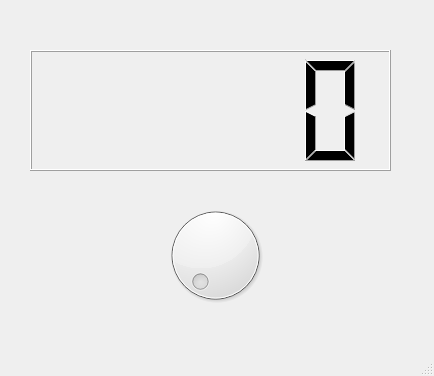
<?xml version="1.0" encoding="UTF-8"?>
<ui version="4.0">
 <class>MainWindow</class>
 <widget class="QMainWindow" name="MainWindow">
  <property name="geometry">
   <rect>
    <x>0</x>
    <y>0</y>
    <width>434</width>
    <height>376</height>
   </rect>
  </property>
  <property name="windowTitle">
   <string>MainWindow</string>
  </property>
  <widget class="QWidget" name="centralwidget">
   <widget class="QLCDNumber" name="lcdNumber">
    <property name="geometry">
     <rect>
      <x>30</x>
      <y>50</y>
      <width>361</width>
      <height>121</height>
     </rect>
    </property>
   </widget>
   <widget class="QDial" name="dial">
    <property name="geometry">
     <rect>
      <x>140</x>
      <y>200</y>
      <width>151</width>
      <height>111</height>
     </rect>
    </property>
   </widget>
  </widget>
  <widget class="QMenuBar" name="menubar">
   <property name="geometry">
    <rect>
     <x>0</x>
     <y>0</y>
     <width>434</width>
     <height>28</height>
    </rect>
   </property>
  </widget>
  <widget class="QStatusBar" name="statusbar"/>
 </widget>
 <resources/>
 <connections>
  <connection>
   <sender>dial</sender>
   <signal>valueChanged(int)</signal>
   <receiver>MainWindow</receiver>
   <slot>lcdslot()</slot>
   <hints>
    <hint type="sourcelabel">
     <x>250</x>
     <y>311</y>
    </hint>
    <hint type="destinationlabel">
     <x>352</x>
     <y>298</y>
    </hint>
   </hints>
  </connection>
 </connections>
 <slots>
  <slot>lcdslot()</slot>
 </slots>
</ui>
